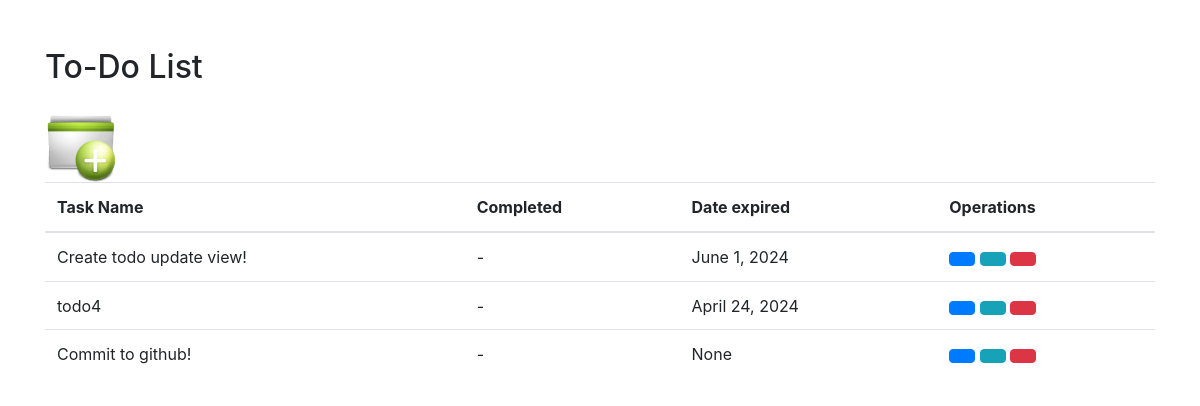
/todos/, run on an earlier commit of the app's database.
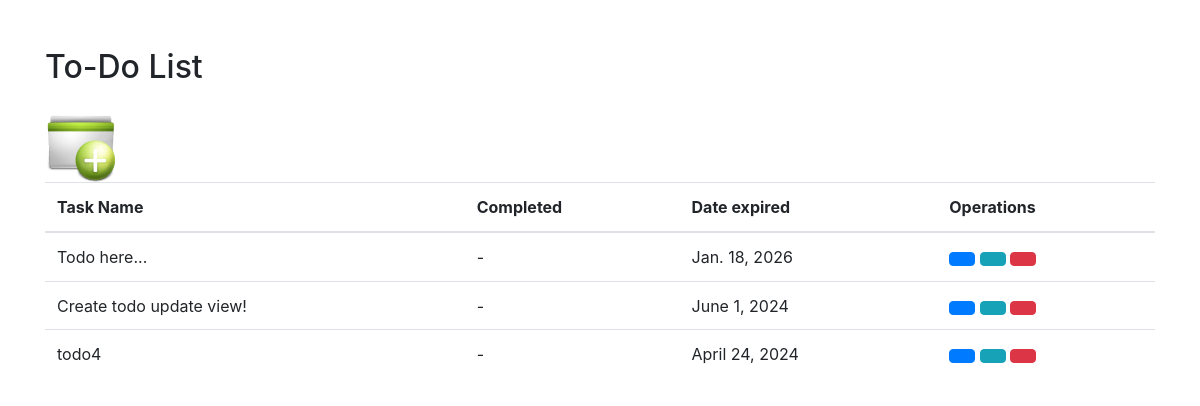
And on a later commit of the database.
### todo/models.py (models this page shows, shortened)
class Todos(models.Model):
    name = models.CharField(max_length=512, verbose_name="todo", null=False, blank=False)
    completed = models.BooleanField(default=False)
    expired = models.DateField(null=True, blank=True)
    class Meta:
        ordering = ['-expired']
        verbose_name = 'todos'

### todo/views.py (the view)
# urls.py: path("", views.ListTodoView.as_view(), name='list_todo'),
class ListTodoView(ListView):
    template_name = "todo_list.html"
    model = Todos
    paginate_by = TODO_LISTVIEW_PAGINATE_BY
    context_object_name = 'todo_list'
    allow_empty = True
    def get(self, request, *args, **kwargs):
        return super().get(request, *args, **kwargs)
    def get_queryset(self):
        queryset = super().get_queryset()
        return queryset
    def get_context_data(self, **kwargs: Any) -> dict[str, Any]:
        return super().get_context_data(**kwargs)

### todo/templates/todo_list.html (shortened to what this page needs)
{%extends "base.html"%}
{%load static%}
{%block main%}
        <div class="container mt-5">
            <div>
                <h2 class="mb-4">To-Do List</h2>
                <a href={% url 'add_todo' %} hx-boost="true"> <img class="curpointer" src="{% static 'icons/add.png' %}" /> </a>
            </div>
            <table class="table">
                <thead>
                    <tr>
                        <th scope="col">Task Name</th>
                        <th scope="col">Completed</th>
                        <th scope="col">Date expired</th>
                        <th scope="col">Operations</th>
                    </tr>
                </thead>
                <tbody>
                    {% for todo in todo_list %}
                        <tr>
                            <td name="name" id="name" hx-get="/update/{{todo.id}}" hx-trigger="change">{{todo.name}}</td>
                            <td name="complated" id="complated" hx-get="/update/{{todo.id}}" hx-trigger="change">{% if todo.complated %} + {%else%} - {%endif%}</td>
                            <td name="expired" id="expired" hx-get="/update/{{todo.id}}" hx-trigger="change">{{todo.expired}}</td>
                            <td>
                                <button class="btn btn-primary" title="update"></button>
                                <button class="btn btn-info" title="info" hx-trigger="click" hx-swap="innerHTML" hx-target="next tr" hx-get={% url 'detail_todo' id=todo.id %} ></button>
                                <button class="btn btn-danger" title="delete" hx-delete={% url 'delete_todo' id=todo.id %}
                                    hx-trigger="click" hx-target="#status" hx-swap="innerHTML" hx-confirm="Are you sure you want to delete this todo?"></button>
                            </td>
                        </tr>
                    {% endfor %}
                </tbody>
            </table>
        </div>
{%endblock main%}

What changed in the data, as far as the page shows it:
removed Todos: name "Commit to github!", expired "None"
added Todos: name "Todo here...", expired "Jan. 18, 2026"
